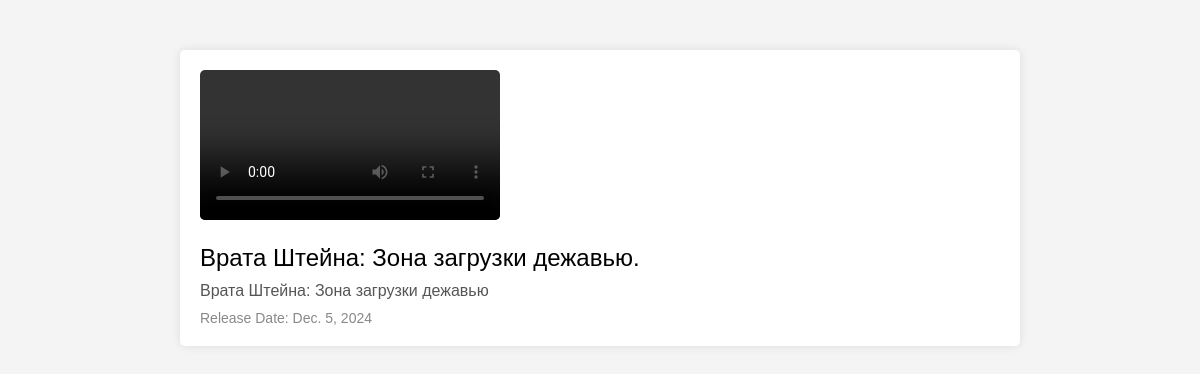
Page /api/films/2/view/ on the earlier database version.
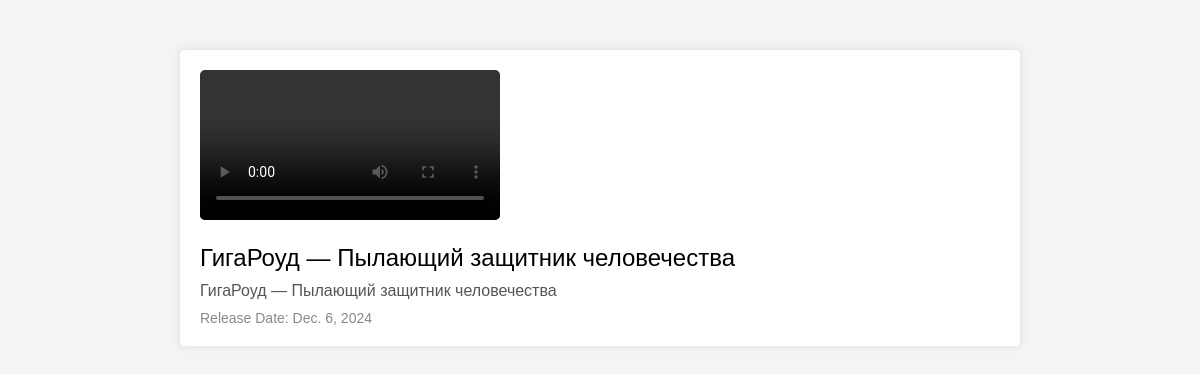
Same page on the later database version.
### films/models.py (models this page shows, shortened)
class Film(models.Model):
    title = models.CharField(max_length=255)
    description = models.TextField(blank=True)
    release_date = models.DateField(null=True)
    poster_url = models.URLField(blank=True)
    author = models.ForeignKey(Author, on_delete=models.CASCADE, related_name='films', default="1")
    class Meta:
        verbose_name_plural = "Фильмы"

### films/views.py (the view)
# urls.py: path('films/<int:pk>/view/', views.film_detail_view, name='film-detail-view'),
def film_detail_view(request, pk):
    film = get_object_or_404(Film, pk=pk)
    return render(request, 'film_detail.html', {'film': film})

### films/templates/film_detail.html (shortened to what this page needs)
<!DOCTYPE html>
<html lang="en">
<head>
</head>
<body>
    <div class="container">
        <video controls class="film-video">
            <source src="{{ film.poster_url }}" type="video/mp4">
            <source src="{{ film.poster_url }}" type="video/webm">
            <source src="{{ film.poster_url }}" type="video/ogg">
        </video>
        <div class="film-title">{{ film.title }}</div>
        <div class="film-description">{{ film.description }}</div>
        <div class="film-release-date">Release Date: {{ film.release_date }}</div>
    </div>
</body>
</html>

Differences in the rows shown:
changed Film: title "Врата Штейна: Зона загрузки дежавью." → "ГигаРоуд — Пылающий защитник человечества"; description "Врата Штейна: Зона загрузки дежавью" → "ГигаРоуд — Пылающий защитник человечества"; release_date "Dec. 5, 2024" → "Dec. 6, 2024"
